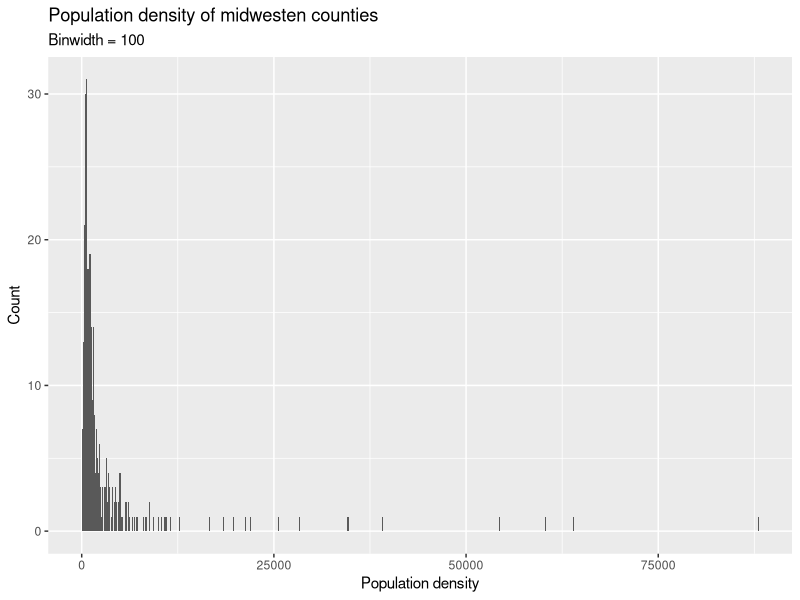
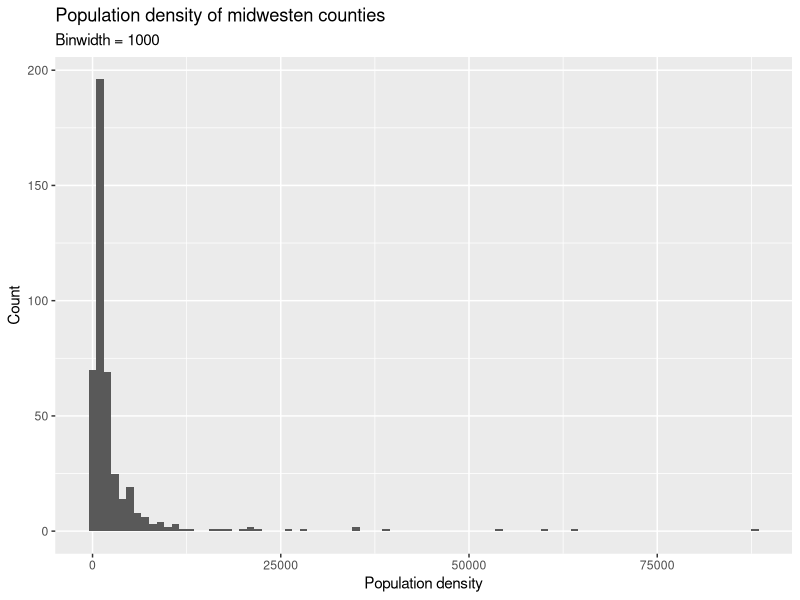
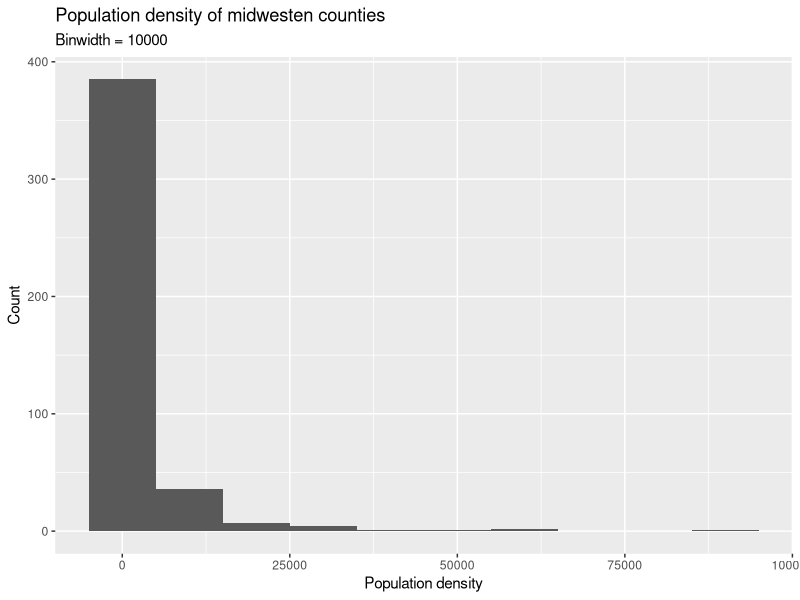
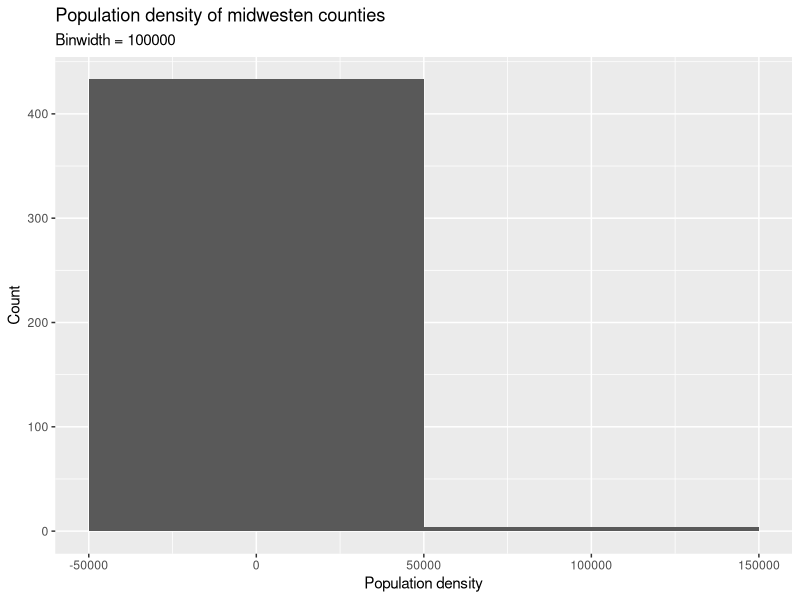
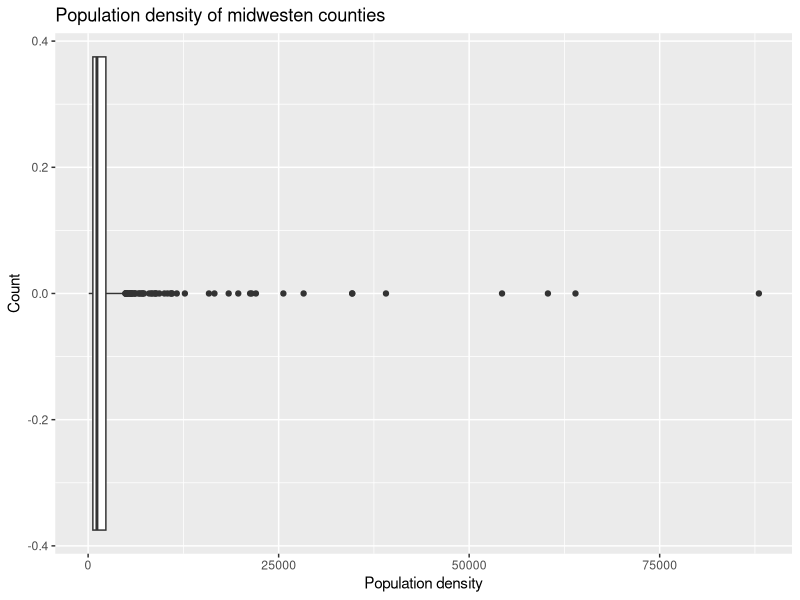
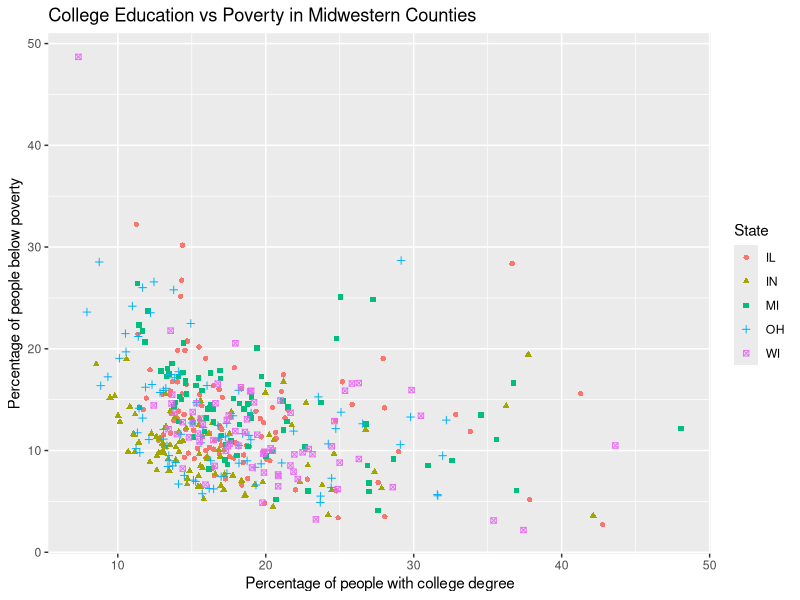
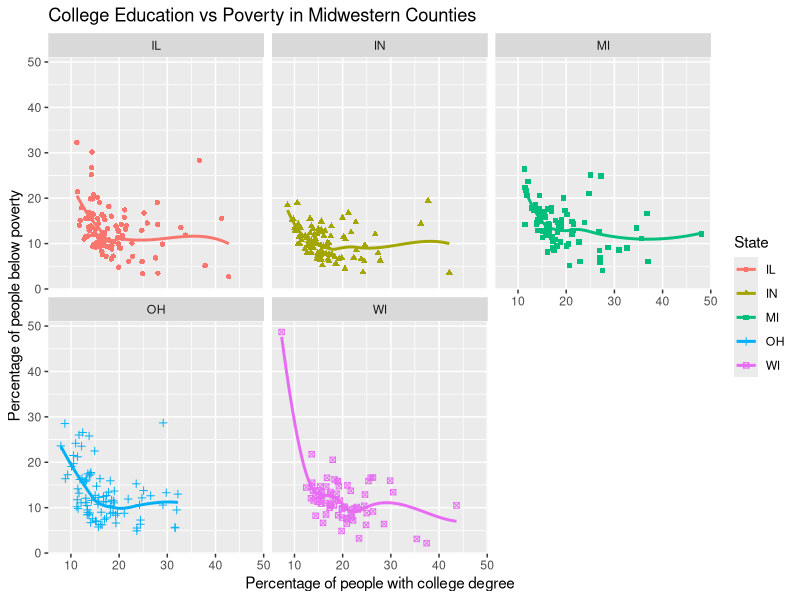

These figures' R source, in order:
## ---- chunk 1
install.packages("tidyverse")
library(tidyverse)
## ---- chunk 2
ggplot(midwest, aes(x = popdensity)) +
  geom_histogram(binwidth = 100) +
  labs(
    x = "Population density",
    y = "Count",
    title = "Population density of midwesten counties",
    subtitle = "Binwidth = 100"
  )

ggplot(midwest, aes(x = popdensity)) +
  geom_histogram(binwidth = 1000) +
  labs(
    x = "Population density",
    y = "Count",
    title = "Population density of midwesten counties",
    subtitle = "Binwidth = 1000"
  )

ggplot(midwest, aes(x = popdensity)) +
  geom_histogram(binwidth = 10000) +
  labs(
    x = "Population density",
    y = "Count",
    title = "Population density of midwesten counties",
    subtitle = "Binwidth = 10000"
  )

ggplot(midwest, aes(x = popdensity)) +
  geom_histogram(binwidth = 100000) +
  labs(
    x = "Population density",
    y = "Count",
    title = "Population density of midwesten counties",
    subtitle = "Binwidth = 100000"
  )
## ---- chunk 3
ggplot(midwest, aes(x = popdensity)) +
  geom_boxplot() +
  labs(
    x = "Population density",
    y = "Count",
    title = "Population density of midwesten counties",
  )
## ---- chunk 4
ggplot(
  data = midwest,
  mapping =aes(x = percollege, y = percbelowpoverty, color = state, shape = state)
) +  geom_point() +
  labs(
    x = "Percentage of people with college degree",
    y = "Percentage of people below poverty",
    title = "College Education vs Poverty in Midwestern Counties",
    color = "State",
    shape = "State"
 )
## ---- chunk 5
ggplot(
  data = midwest,
  mapping =aes(x = percollege, y = percbelowpoverty, color = state, shape = state)
) +  geom_point() + geom_smooth(se = FALSE) + facet_wrap(~state) + 
  labs(
    x = "Percentage of people with college degree",
    y = "Percentage of people below poverty",
    title = "College Education vs Poverty in Midwestern Counties",
    color = "State",
    shape = "State"
 )
